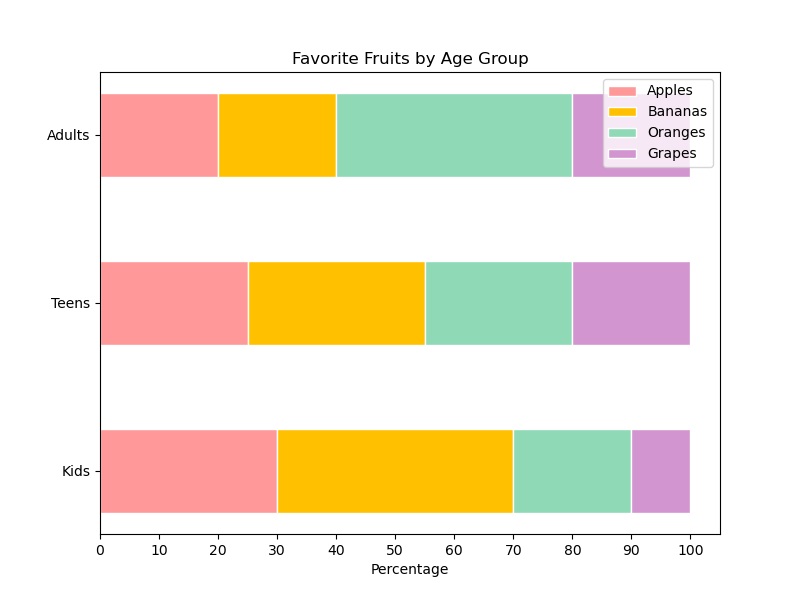

Write Python code to recreate this figure.

import matplotlib.pyplot as plt
import numpy as np

# Dataset
groups = ['Kids', 'Teens', 'Adults']
apples = [30, 25, 20]
bananas = [40, 30, 20]
oranges = [20, 25, 40]
grapes = [10, 20, 20]

# Calculating the cumulative sums
cum_apples = np.array(apples)
cum_bananas = cum_apples + np.array(bananas)
cum_oranges = cum_bananas + np.array(oranges)

# Converting to percentages
total = [sum(x) for x in zip(apples, bananas, oranges, grapes)]
apples_pct = [i / j * 100 for i, j in zip(apples, total)]
bananas_pct = [i / j * 100 for i, j in zip(bananas, total)]
oranges_pct = [i / j * 100 for i, j in zip(oranges, total)]
grapes_pct = [i / j * 100 for i, j in zip(grapes, total)]

# Colors
colors = ['#ff9999', '#ffc000', '#8fd9b6', '#d395d0']

# Setting the bar width
bar_width = 0.5

# Plotting
fig, ax = plt.subplots(figsize=(8, 6))

ax.barh(groups, apples_pct, color=colors[0], edgecolor='white', height=bar_width, label='Apples')
ax.barh(groups, bananas_pct, left=apples_pct, color=colors[1], edgecolor='white', height=bar_width, label='Bananas')
ax.barh(groups, oranges_pct, left=[i+j for i,j in zip(apples_pct, bananas_pct)], color=colors[2], edgecolor='white', height=bar_width, label='Oranges')
ax.barh(groups, grapes_pct, left=[i+j+k for i,j,k in zip(apples_pct, bananas_pct, oranges_pct)], color=colors[3], edgecolor='white', height=bar_width, label='Grapes')

# Adding labels and title
ax.set_xlabel('Percentage')
ax.set_title('Favorite Fruits by Age Group')
plt.xticks(np.arange(0, 101, 10))
plt.legend()

# Display the plot
plt.show()
